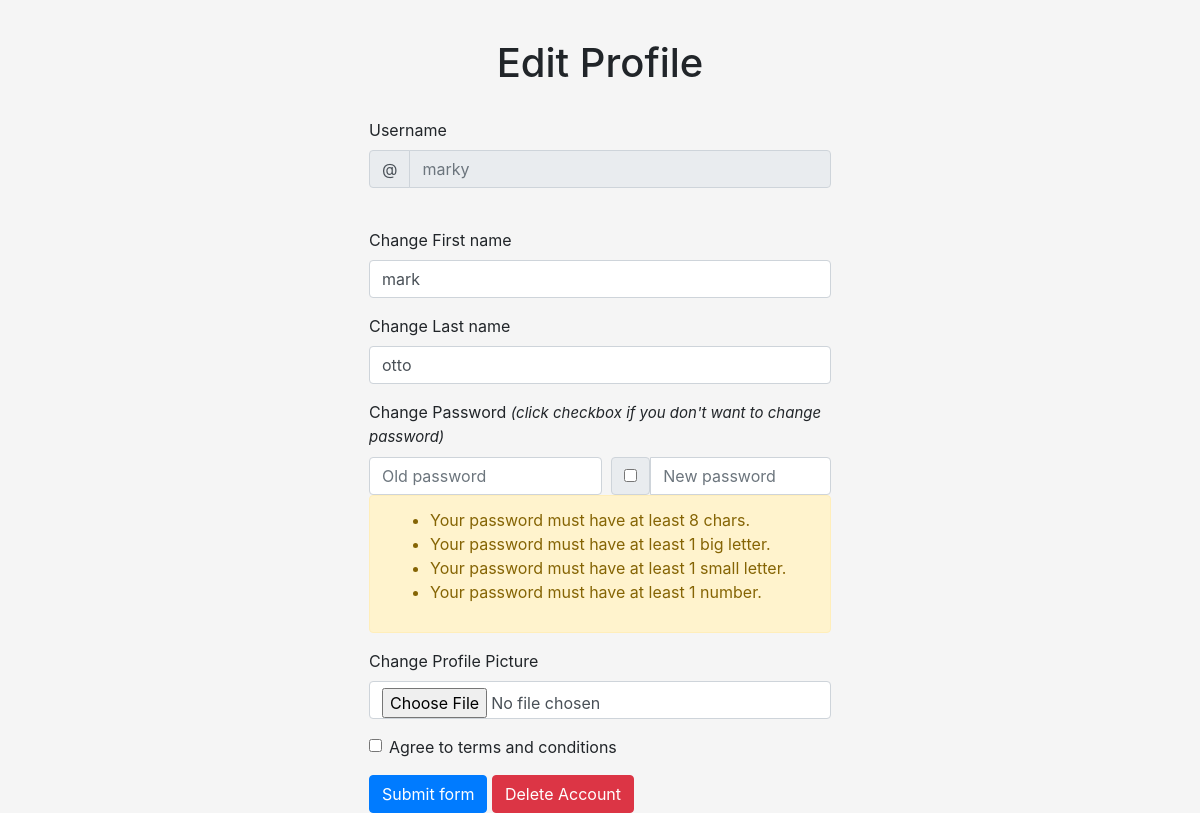
/profile/edit (signed in), run on the app's committed database.
### app.py (models this page shows)
class App_user(db.Model, UserMixin):
    __tablename__ = 'app_user'
    id = db.Column(db.Integer, autoincrement = True, primary_key = True)
    username = db.Column(db.String, nullable = False, unique = True)
    first_name = db.Column(db.String, nullable = False)
    profile_pic = db.Column(db.String, nullable = False)
    last_name = db.Column(db.String, nullable = False)
    password = db.Column(db.String, nullable = False)

### app.py (the view, shortened to what this page needs)
@app.route("/profile/edit", methods = ["GET", "POST"])
@login_required
def edit_profile():
    if request.args.get("invalid")!=None:
        return render_template("edit_profile.html", condition = "fail")
    return render_template("edit_profile.html")

### app.py (called while the page is built)
@login_manager.user_loader
def load_user(user):
    return App_user.query.get(int(user))

### templates/edit_profile.html (shortened to what this page needs)
<!DOCTYPE html>
<html lang="en">
<head>
    <link rel="stylesheet" href="https://cdn.jsdelivr.net/npm/bootstrap@4.3.1/dist/css/bootstrap.min.css">
</head>
<body>
    <div class="col-lg-8 m-auto d-block">
        <form name = "edit_profile" class="needs-validation" action="" method="POST" enctype="multipart/form-data" novalidate>
            <h1 align=center id="heading">Edit Profile</h1>
            <div class="form-group">
                <label for="validationCustomUsername">Username</label>
                <div class="input-group">
                  <div class="input-group-prepend">
                    <span class="input-group-text" id="inputGroupPrepend">@</span>
                  </div>
                  <input class="form-control" id="disabledInput" type="text" placeholder="{{current_user.username}}" disabled>
                </div>
              </div>
              <br>
              <div class="form-group">
                <label for="validationCustom01">Change First name</label>
                <input type="text" name="fname" class="form-control" id="validationCustom01" placeholder="First name" value="{{current_user.first_name}}" required>
              </div>
              <div class="form-group">
                <label for="validationCustom02">Change Last name</label>
                <input type="text" name="lname" class="form-control" id="validationCustom02" placeholder="Last name" value="{{current_user.last_name}}" required>
              </div>
            <div class="form-group">
              <label for="validationCustom03">Change Password <i style="font-size: 15px;">(click checkbox if you don't want to change password)</i></label>
              <div style="display: flex;">
                <input type="password" name="old_pwd" class="form-control validate" id="validationCustom03" placeholder="Old password" required>
                <div class="input-group">
                  <div class="input-group-text">
                  <input type="checkbox" onchange="document.getElementById('inputValidationEx2').disabled = this.checked; valueChanged();" name='new_pass_added' class='new_pass_added'/>
                  </div>
                  <input type="text" name="new_pwd" class="form-control" id="inputValidationEx2" placeholder="New password" pattern="(?=.*[a-z])(?=.*[A-Z])(?=.*\d)[a-zA-Z\d]{8,}" required>
                </div>
              </div>
              <div class="rules alert alert-warning password-alert" role="alert" id="rules">
                <ul>
                  <li class="requirements leng"> Your password must have at least 8 chars.</li>
                  <li class="requirements big-letter"> Your password must have at least 1 big letter.</li>
                  <li class="requirements big-letter"> Your password must have at least 1 small letter.</li>
                  <li class="requirements num"> Your password must have at least 1 number.</li>
                </ul>
              </div>
            </div>
            <div class="form-group">
              <label>Change Profile Picture</label>
            <div class="mb-3">
              <input type="file" class="form-control" name="pfp" aria-label="file example">
            </div>
          </div>
            <div class="form-group">
              <div class="form-check">
                <input class="form-check-input" type="checkbox" value="" id="invalidCheck" required>
                <label class="form-check-label" for="invalidCheck">
                  Agree to terms and conditions
                </label>
              </div>
            </div>
            <button class="btn btn-primary" type="submit" name="action" value="update">Submit form</button>
            <button class="btn btn-danger" type="submit" name="action" value="delete">Delete Account</button>
          </form>
        </div>
</body>
</html>

### templates/edit_profile.html (style rules this page uses)
.needs-validation { padding-left: 20%; padding-right: 20%; padding-top: 5%; }
#heading { padding-bottom: 5%; }
body { align-items: center; background-color: #f5f5f5; }

### data on the page
App_user: username "marky", fname "mark", lname "otto"
